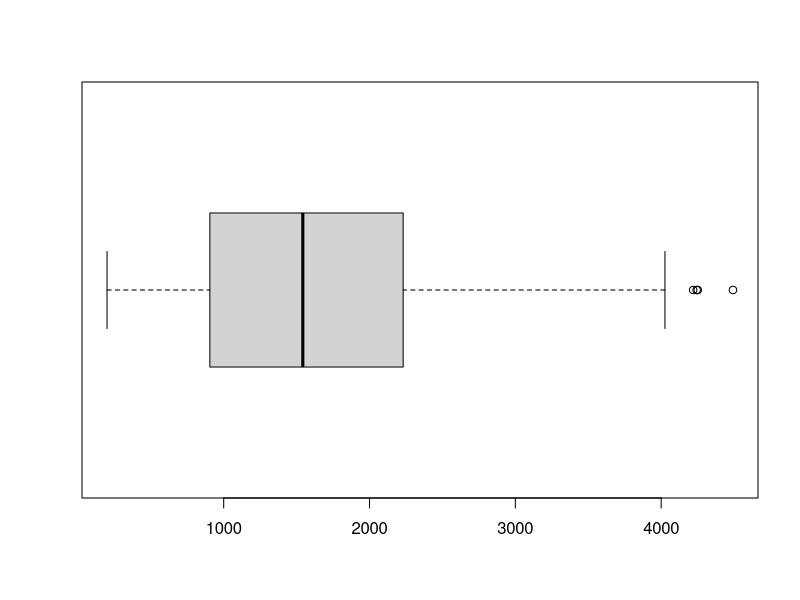
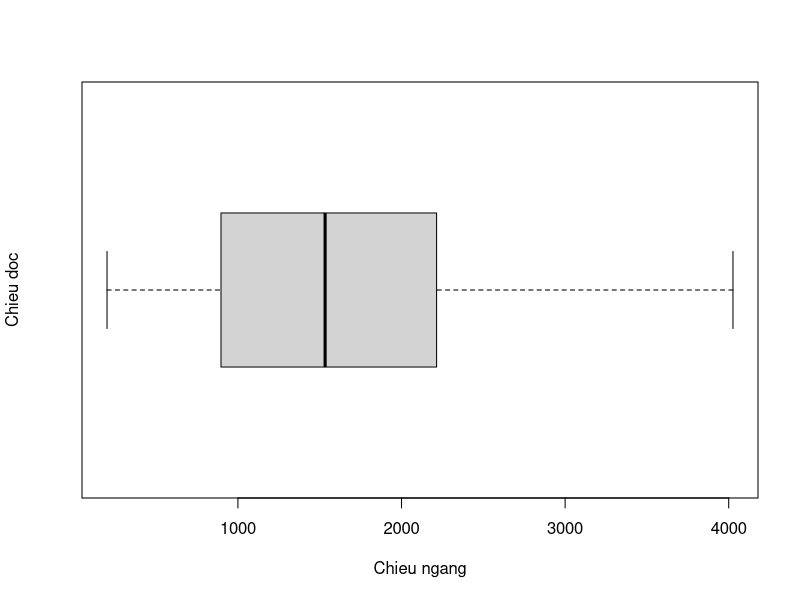

Generate these figures, in order, with R:
setwd("/home/delus/Documents/mycodes/CRAN/Week12")
input = read.csv("dulieu2.csv", header = T)
input = na.omit(input)
summary(input)
# x = input[, 5]
remove_outline <- function(x) {
  ans = x
  q = quantile(x, c(0.25, 0.75))
  H = 1.5 * IQR(x)
  ans[x < (q[1] - H)] = NA
  ans[x > (q[2] + H)] = NA
  return(ans)
}
data.cleaned = remove_outline(input[, 5])

boxplot(input[, 5], horizontal = T)

boxplot(data.cleaned, xlab = "Chieu ngang", ylab = "Chieu doc", horizontal = T)
warnings()
# remove_outline(input[, 4])
